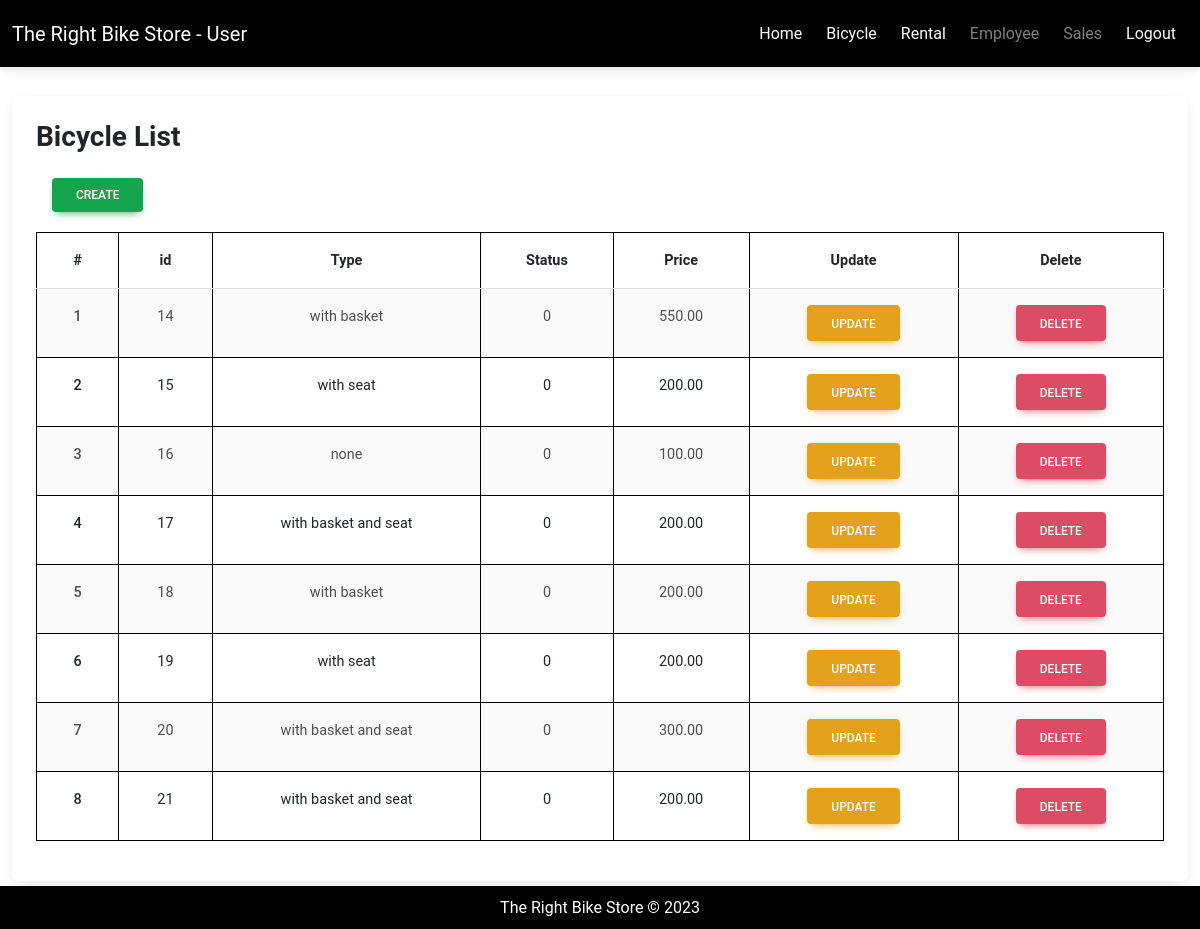
Page /bicycleList.php on the committed database.
### tables this page shows
CREATE TABLE `bicycle` (
  `id` int(11) NOT NULL,
  `type` varchar(255) NOT NULL,
  `price` decimal(5,2) NOT NULL,
  `status` int(11) NOT NULL,
  `created_at` timestamp NULL DEFAULT CURRENT_TIMESTAMP,
  `updated_at` timestamp NULL DEFAULT CURRENT_TIMESTAMP ON UPDATE CURRENT_TIMESTAMP,
  `created_by_admin` int(11) DEFAULT NULL,
  `created_by_employee` int(11) DEFAULT NULL,
  `updated_by_admin` int(11) DEFAULT NULL,
  `updated_by_employee` int(11) DEFAULT NULL
);

### bicycleList.php (the view, shortened to what this page needs)
<?php
require_once "./header.php";
require_once "./config/config.php";
?>
<?php
$bicycle = $conn->query("SELECT * FROM bicycle");
$bicycle->execute();
$allBicycles = $bicycle->fetchAll(PDO::FETCH_OBJ);
?>
<div class="container-fluid">
    <div class="row mt-5 mb-5">
        <div class="col mt-5">
          <div class="card">
            <div class="card-body">
              <h3 class="card-title mb-4 d-inline fw-bold">Bicycle List</h3>
			  <br>
             	<a  href="bicycleInsert.php" class="btn btn-success ms-3 mt-4 p-2 px-4 text-center float-right">Create</a>
              <table class="table table-striped ms-auto">
                <thead>
                  <tr>
                    <th scope="col" class="fw-bold">#</th>
                    <th scope="col" class="fw-bold">id</th>
                    <th scope="col" class="fw-bold">Type</th>
                    <th scope="col" class="fw-bold">Status</th>
                    <th scope="col" class="fw-bold">Price</th>
                    <th scope="col" class="fw-bold">Update</th>
                    <th scope="col" class="fw-bold">Delete</th>
                  </tr>
                </thead>
                <tbody>
                <?php if (empty($allBicycles)): ?>
                <tr>
                  <td colspan="7">No data found.</td>
                </tr>
              <?php else: ?>
								<?php $rowNumber = 1; ?>
								<?php foreach($allBicycles as $bicycle) : ?>
										<tr>
										<th scope="row"><?php echo $rowNumber++; ?></th>
                    <td><?php echo $bicycle->id; ?></th>
                    <td><?php echo $bicycle->type; ?></td>
                    <td><?php echo $bicycle->status; ?></td>
                    <td><?php echo $bicycle->price; ?></td>
                    <td><a  href="bicycleUpdate.php?id=<?php echo $bicycle->id; ?>" class="btn btn-warning text-white text-center ">Update </a></td>
                    <td><a href="bicycleDelete.php?id=<?php echo $bicycle->id; ?>" class="btn btn-danger  text-center ">Delete </a></td>
                  </tr>
								<?php endforeach; ?>
                <?php endif; ?>
                </tbody>
            </table>
          </div>
         </div>
    </div>
</div>
<?php
require_once "./footer.php";
?>

### header.php (shortened to what this page needs)
<?php
require_once "config/config.php";
if (isset($_SESSION['user_id'])) {
  $currentUserId = $_SESSION['user_id'];
  $queryAdmin = $conn->prepare("SELECT * FROM admin WHERE id = :user_id");
  $queryAdmin->execute(['user_id' => $currentUserId]);
  $isAdmin = $queryAdmin->rowCount() > 0;
  if (!$isAdmin) {
    $queryEmployee = $conn->prepare("SELECT * FROM employee WHERE id = :user_id");
    $queryEmployee->execute(['user_id' => $currentUserId]);
    $isEmployee = $queryEmployee->rowCount() > 0;
  } else {
    $isEmployee = false;
  }
} else {
  $isAdmin = false;
}
?>
<!doctype html>
<html>
<head>
	<link href="https://cdn.jsdelivr.net/npm/bootstrap@5.3.0/dist/css/bootstrap.min.css" rel="stylesheet">
	<link rel="stylesheet" href="assets/css/style.css">
  <link
  href="https://cdnjs.cloudflare.com/ajax/libs/mdb-ui-kit/6.4.0/mdb.min.css"
  rel="stylesheet"
  />
</head>
<body>
<nav class="navbar navbar-expand-lg bg-black fixed-top">
  <div class="container-fluid">
    <a class="navbar-brand text-white" href="adminHomepage.php">
    <?php
        if ($isAdmin) {
            echo "The Right Bike Store - Admin";
        }
        else {
            echo "The Right Bike Store - User";
        }
    ?>
    </a>
    <div class="collapse navbar-collapse navbar-hover" id="navbarText">
      <ul class="navbar-nav ms-auto mb-lg-0">
        <li class="nav-item">
        <a class="nav-link text-white <?php echo ($_SERVER['PHP_SELF'] == '/database_project/adminHomepage.php') ? 'active' : ''; ?>" href="adminHomepage.php" style="padding:12px;">Home</a>
        </li>
        <li class="nav-item">
          <a class="nav-link text-white <?php echo ($_SERVER['PHP_SELF'] == '/database_project/bicycleList.php') ? 'active' : ''; ?>" href="bicycleList.php" style="padding:12px;">Bicycle</a>
        </li>
        <li class="nav-item">
          <a class="nav-link text-white <?php echo ($_SERVER['PHP_SELF'] == '/database_project/rentalList.php') ? 'active' : ''; ?>" href="rentalList.php" style="padding:12px;">Rental</a>
        </li>
        <li class="nav-item">
          <a class="nav-link text-white <?php echo ($_SERVER['PHP_SELF'] == '/database_project/employeeList.php') ? 'active' : ''; ?> <?php if (!$isAdmin) echo 'disabled'; ?>" href="employeeList.php" style="padding:12px;">Employee</a>
        </li>
        <li class="nav-item">
          <a class="nav-link text-white <?php echo ($_SERVER['PHP_SELF'] == '/database_project/salesList.php') ? 'active' : ''; ?> <?php if (!$isAdmin) echo 'disabled'; ?>" href="salesList.php" style="padding:12px;">Sales</a>
        </li>
        <li class="nav-item">
          <a class="nav-link text-white <?php echo ($_SERVER['PHP_SELF'] == '/database_project/login.php') ? 'active' : ''; ?>" href="login.php" style="padding:12px;">Logout</a>
        </li>
      </ul>
    </div>
  </div>
</nav>
</body>
</html>

### footer.php (shortened to what this page needs)
<div class="footer navbar fixed-bottom text-center">
<p style="margin:auto;">The Right Bike Store &copy <?php echo date("Y")?></p>
</div>
</body>
</html>

### assets/css/style.css (style rules this page uses)
.footer { margin-top: 0; background-color: black; text-align: center; padding: 5px 16px; color: white; }
.table { margin: 20px; }
.table th, .table td { border: 1px solid black; padding: 8px; text-align: center; }
.btn { text-align: center; }
.disabled { pointer-events: none; opacity: 0.5; }

### rows in the picture
bicycle: id "14", type "with basket", status "0", price "550.00"
bicycle: id "15", type "with seat", status "0", price "200.00"
bicycle: id "16", type "none", status "0", price "100.00"
bicycle: id "17", type "with basket and seat", status "0", price "200.00"
bicycle: id "18", type "with basket", status "0", price "200.00"
bicycle: id "19", type "with seat", status "0", price "200.00"
bicycle: id "20", type "with basket and seat", status "0", price "300.00"
bicycle: id "21", type "with basket and seat", status "0", price "200.00"
